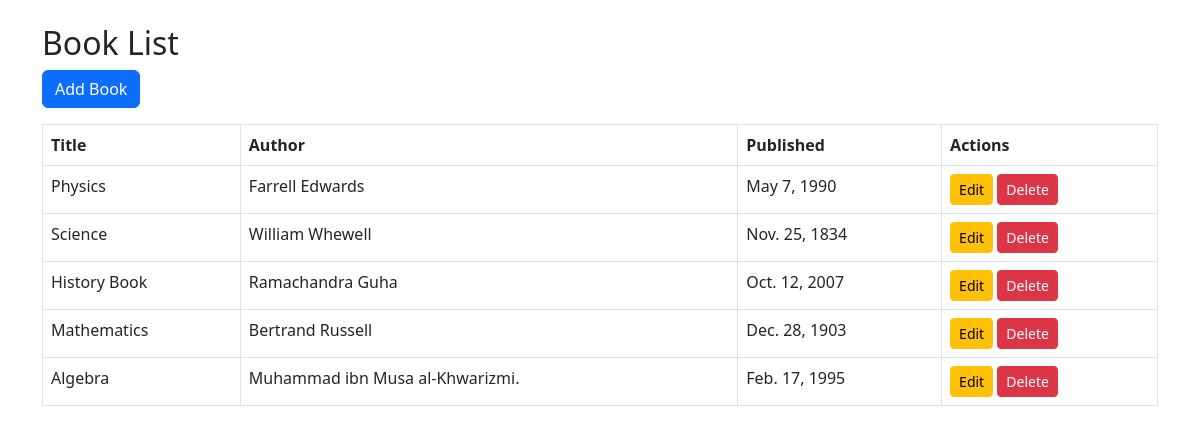
The page / on the database its author committed.
### books/models.py (models this page shows, shortened)
class Book(models.Model):
    title = models.CharField(max_length=100)
    author = models.CharField(max_length=100)
    description = models.TextField()
    published_date = models.DateField()

### books/views.py (the view)
# urls.py: path('', views.book_list, name='book_list'),
def book_list(request):
    books = Book.objects.all()
    return render(request, 'books/book_list.html', {'books': books})

### books/templates/books/book_list.html (shortened to what this page needs)
{% load static %}
{% load crispy_forms_tags %}
<!DOCTYPE html>
<html>
<head>
    <link href="https://cdn.jsdelivr.net/npm/bootstrap@5.3.0/dist/css/bootstrap.min.css" rel="stylesheet">
</head>
<body class="container mt-4">
    <h2>Book List</h2>
    <a href="{% url 'book_create' %}" class="btn btn-primary mb-3">Add Book</a>
    <table class="table table-bordered table-hover">
        <tr>
            <th>Title</th><th>Author</th><th>Published</th><th>Actions</th>
        </tr>
        {% for book in books %}
        <tr>
            <td>{{ book.title }}</td>
            <td>{{ book.author }}</td>
            <td>{{ book.published_date }}</td>
            <td>
                <a href="{% url 'book_update' book.pk %}" class="btn btn-warning btn-sm">Edit</a>
                <a href="{% url 'book_delete' book.pk %}" class="btn btn-danger btn-sm">Delete</a>
            </td>
        </tr>
        {% empty %}
        <tr><td colspan="4">No books available.</td></tr>
        {% endfor %}
    </table>
</body>
</html>

### rows shown on the page
Book: title "Physics", author "Farrell Edwards", published_date "May 7, 1990"
Book: title "Science", author "William Whewell", published_date "Nov. 25, 1834"
Book: title "History Book", author "Ramachandra Guha", published_date "Oct. 12, 2007"
Book: title "Mathematics", author "Bertrand Russell", published_date "Dec. 28, 1903"
Book: title "Algebra", author "Muhammad ibn Musa al-Khwarizmi.", published_date "Feb. 17, 1995"
